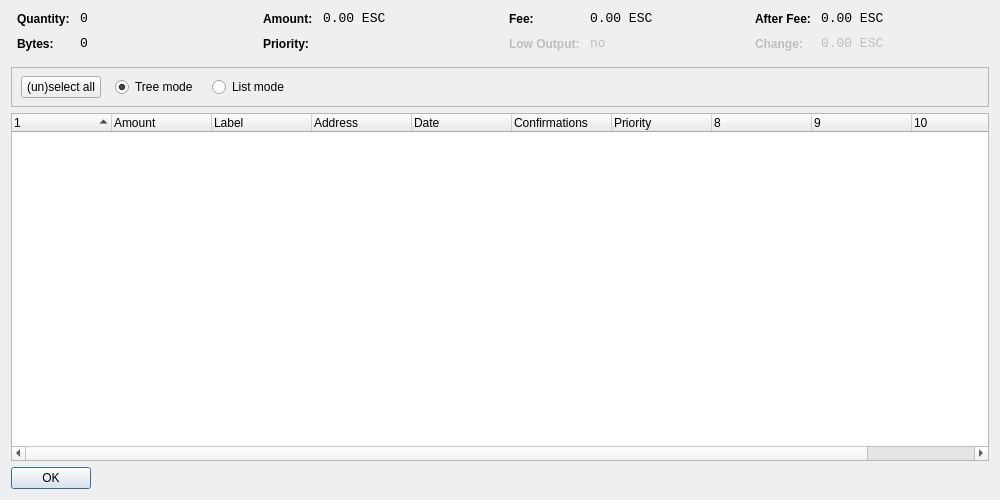
<?xml version="1.0" encoding="UTF-8"?>
<ui version="4.0">
 <class>CoinControlDialog</class>
 <widget class="QDialog" name="CoinControlDialog">
  <property name="geometry">
   <rect>
    <x>0</x>
    <y>0</y>
    <width>1000</width>
    <height>500</height>
   </rect>
  </property>
  <property name="windowTitle">
   <string>Coin Control</string>
  </property>
  <layout class="QVBoxLayout" name="verticalLayout">
   <item>
    <layout class="QHBoxLayout" name="horizontalLayoutTop" stretch="0,0,0,0">
     <property name="topMargin">
      <number>0</number>
     </property>
     <property name="bottomMargin">
      <number>10</number>
     </property>
     <item>
      <layout class="QFormLayout" name="formLayoutCoinControl1">
       <property name="horizontalSpacing">
        <number>10</number>
       </property>
       <property name="verticalSpacing">
        <number>10</number>
       </property>
       <property name="leftMargin">
        <number>6</number>
       </property>
       <property name="rightMargin">
        <number>6</number>
       </property>
       <item row="0" column="0">
        <widget class="QLabel" name="labelCoinControlQuantityText">
         <property name="styleSheet">
          <string notr="true">font-weight:bold;</string>
         </property>
         <property name="text">
          <string>Quantity:</string>
         </property>
        </widget>
       </item>
       <item row="0" column="1">
        <widget class="QLabel" name="labelCoinControlQuantity">
         <property name="font">
          <font>
           <family>Monospace</family>
           <pointsize>10</pointsize>
          </font>
         </property>
         <property name="cursor">
          <cursorShape>IBeamCursor</cursorShape>
         </property>
         <property name="contextMenuPolicy">
          <enum>Qt::ActionsContextMenu</enum>
         </property>
         <property name="text">
          <string notr="true">0</string>
         </property>
         <property name="textInteractionFlags">
          <set>Qt::LinksAccessibleByMouse|Qt::TextSelectableByKeyboard|Qt::TextSelectableByMouse</set>
         </property>
        </widget>
       </item>
       <item row="1" column="0">
        <widget class="QLabel" name="labelCoinControlBytesText">
         <property name="styleSheet">
          <string notr="true">font-weight:bold;</string>
         </property>
         <property name="text">
          <string>Bytes:</string>
         </property>
        </widget>
       </item>
       <item row="1" column="1">
        <widget class="QLabel" name="labelCoinControlBytes">
         <property name="font">
          <font>
           <family>Monospace</family>
           <pointsize>10</pointsize>
          </font>
         </property>
         <property name="cursor">
          <cursorShape>IBeamCursor</cursorShape>
         </property>
         <property name="contextMenuPolicy">
          <enum>Qt::ActionsContextMenu</enum>
         </property>
         <property name="text">
          <string notr="true">0</string>
         </property>
         <property name="textInteractionFlags">
          <set>Qt::LinksAccessibleByMouse|Qt::TextSelectableByKeyboard|Qt::TextSelectableByMouse</set>
         </property>
        </widget>
       </item>
      </layout>
     </item>
     <item>
      <layout class="QFormLayout" name="formLayoutCoinControl2">
       <property name="horizontalSpacing">
        <number>10</number>
       </property>
       <property name="verticalSpacing">
        <number>10</number>
       </property>
       <property name="leftMargin">
        <number>6</number>
       </property>
       <property name="rightMargin">
        <number>6</number>
       </property>
       <item row="0" column="0">
        <widget class="QLabel" name="labelCoinControlAmountText">
         <property name="styleSheet">
          <string notr="true">font-weight:bold;</string>
         </property>
         <property name="text">
          <string>Amount:</string>
         </property>
        </widget>
       </item>
       <item row="0" column="1">
        <widget class="QLabel" name="labelCoinControlAmount">
         <property name="font">
          <font>
           <family>Monospace</family>
           <pointsize>10</pointsize>
          </font>
         </property>
         <property name="cursor">
          <cursorShape>IBeamCursor</cursorShape>
         </property>
         <property name="contextMenuPolicy">
          <enum>Qt::ActionsContextMenu</enum>
         </property>
         <property name="text">
          <string notr="true">0.00 ESC</string>
         </property>
         <property name="textInteractionFlags">
          <set>Qt::LinksAccessibleByMouse|Qt::TextSelectableByKeyboard|Qt::TextSelectableByMouse</set>
         </property>
        </widget>
       </item>
       <item row="1" column="0">
        <widget class="QLabel" name="labelCoinControlPriorityText">
         <property name="styleSheet">
          <string notr="true">font-weight:bold;</string>
         </property>
         <property name="text">
          <string>Priority:</string>
         </property>
        </widget>
       </item>
       <item row="1" column="1">
        <widget class="QLabel" name="labelCoinControlPriority">
         <property name="font">
          <font>
           <family>Monospace</family>
           <pointsize>10</pointsize>
          </font>
         </property>
         <property name="cursor">
          <cursorShape>IBeamCursor</cursorShape>
         </property>
         <property name="contextMenuPolicy">
          <enum>Qt::ActionsContextMenu</enum>
         </property>
         <property name="text">
          <string/>
         </property>
         <property name="textInteractionFlags">
          <set>Qt::LinksAccessibleByMouse|Qt::TextSelectableByKeyboard|Qt::TextSelectableByMouse</set>
         </property>
        </widget>
       </item>
      </layout>
     </item>
     <item>
      <layout class="QFormLayout" name="formLayoutCoinControl3">
       <property name="horizontalSpacing">
        <number>10</number>
       </property>
       <property name="verticalSpacing">
        <number>10</number>
       </property>
       <property name="leftMargin">
        <number>6</number>
       </property>
       <property name="rightMargin">
        <number>6</number>
       </property>
       <item row="0" column="0">
        <widget class="QLabel" name="labelCoinControlFeeText">
         <property name="styleSheet">
          <string notr="true">font-weight:bold;</string>
         </property>
         <property name="text">
          <string>Fee:</string>
         </property>
        </widget>
       </item>
       <item row="0" column="1">
        <widget class="QLabel" name="labelCoinControlFee">
         <property name="font">
          <font>
           <family>Monospace</family>
           <pointsize>10</pointsize>
          </font>
         </property>
         <property name="cursor">
          <cursorShape>IBeamCursor</cursorShape>
         </property>
         <property name="contextMenuPolicy">
          <enum>Qt::ActionsContextMenu</enum>
         </property>
         <property name="text">
          <string notr="true">0.00 ESC</string>
         </property>
         <property name="textInteractionFlags">
          <set>Qt::LinksAccessibleByMouse|Qt::TextSelectableByKeyboard|Qt::TextSelectableByMouse</set>
         </property>
        </widget>
       </item>
       <item row="1" column="0">
        <widget class="QLabel" name="labelCoinControlLowOutputText">
         <property name="enabled">
          <bool>false</bool>
         </property>
         <property name="styleSheet">
          <string notr="true">font-weight:bold;</string>
         </property>
         <property name="text">
          <string>Low Output:</string>
         </property>
        </widget>
       </item>
       <item row="1" column="1">
        <widget class="QLabel" name="labelCoinControlLowOutput">
         <property name="enabled">
          <bool>false</bool>
         </property>
         <property name="font">
          <font>
           <family>Monospace</family>
           <pointsize>10</pointsize>
          </font>
         </property>
         <property name="cursor">
          <cursorShape>IBeamCursor</cursorShape>
         </property>
         <property name="contextMenuPolicy">
          <enum>Qt::ActionsContextMenu</enum>
         </property>
         <property name="text">
          <string notr="true">no</string>
         </property>
         <property name="textInteractionFlags">
          <set>Qt::LinksAccessibleByMouse|Qt::TextSelectableByKeyboard|Qt::TextSelectableByMouse</set>
         </property>
        </widget>
       </item>
      </layout>
     </item>
     <item>
      <layout class="QFormLayout" name="formLayoutCoinControl4">
       <property name="horizontalSpacing">
        <number>10</number>
       </property>
       <property name="verticalSpacing">
        <number>10</number>
       </property>
       <property name="leftMargin">
        <number>6</number>
       </property>
       <property name="rightMargin">
        <number>6</number>
       </property>
       <item row="0" column="0">
        <widget class="QLabel" name="labelCoinControlAfterFeeText">
         <property name="styleSheet">
          <string notr="true">font-weight:bold;</string>
         </property>
         <property name="text">
          <string>After Fee:</string>
         </property>
        </widget>
       </item>
       <item row="0" column="1">
        <widget class="QLabel" name="labelCoinControlAfterFee">
         <property name="font">
          <font>
           <family>Monospace</family>
           <pointsize>10</pointsize>
          </font>
         </property>
         <property name="cursor">
          <cursorShape>IBeamCursor</cursorShape>
         </property>
         <property name="contextMenuPolicy">
          <enum>Qt::ActionsContextMenu</enum>
         </property>
         <property name="text">
          <string notr="true">0.00 ESC</string>
         </property>
         <property name="textInteractionFlags">
          <set>Qt::LinksAccessibleByMouse|Qt::TextSelectableByKeyboard|Qt::TextSelectableByMouse</set>
         </property>
        </widget>
       </item>
       <item row="1" column="0">
        <widget class="QLabel" name="labelCoinControlChangeText">
         <property name="enabled">
          <bool>false</bool>
         </property>
         <property name="styleSheet">
          <string notr="true">font-weight:bold;</string>
         </property>
         <property name="text">
          <string>Change:</string>
         </property>
        </widget>
       </item>
       <item row="1" column="1">
        <widget class="QLabel" name="labelCoinControlChange">
         <property name="enabled">
          <bool>false</bool>
         </property>
         <property name="font">
          <font>
           <family>Monospace</family>
           <pointsize>10</pointsize>
          </font>
         </property>
         <property name="cursor">
          <cursorShape>IBeamCursor</cursorShape>
         </property>
         <property name="contextMenuPolicy">
          <enum>Qt::ActionsContextMenu</enum>
         </property>
         <property name="text">
          <string notr="true">0.00 ESC</string>
         </property>
         <property name="textInteractionFlags">
          <set>Qt::LinksAccessibleByMouse|Qt::TextSelectableByKeyboard|Qt::TextSelectableByMouse</set>
         </property>
        </widget>
       </item>
      </layout>
     </item>
    </layout>
   </item>
   <item>
    <widget class="QFrame" name="frame">
     <property name="minimumSize">
      <size>
       <width>0</width>
       <height>40</height>
      </size>
     </property>
     <property name="frameShape">
      <enum>QFrame::StyledPanel</enum>
     </property>
     <property name="frameShadow">
      <enum>QFrame::Sunken</enum>
     </property>
     <widget class="QWidget" name="horizontalLayoutWidget">
      <property name="geometry">
       <rect>
        <x>10</x>
        <y>0</y>
        <width>781</width>
        <height>41</height>
       </rect>
      </property>
      <layout class="QHBoxLayout" name="horizontalLayoutPanel" stretch="0,0,0,0,0">
       <property name="spacing">
        <number>14</number>
       </property>
       <item>
        <widget class="QPushButton" name="pushButtonSelectAll">
         <property name="sizePolicy">
          <sizepolicy hsizetype="Maximum" vsizetype="Fixed">
           <horstretch>0</horstretch>
           <verstretch>0</verstretch>
          </sizepolicy>
         </property>
         <property name="text">
          <string>(un)select all</string>
         </property>
        </widget>
       </item>
       <item>
        <widget class="QRadioButton" name="radioTreeMode">
         <property name="sizePolicy">
          <sizepolicy hsizetype="Maximum" vsizetype="Fixed">
           <horstretch>0</horstretch>
           <verstretch>0</verstretch>
          </sizepolicy>
         </property>
         <property name="text">
          <string>Tree mode</string>
         </property>
         <property name="checked">
          <bool>true</bool>
         </property>
        </widget>
       </item>
       <item>
        <widget class="QRadioButton" name="radioListMode">
         <property name="sizePolicy">
          <sizepolicy hsizetype="Maximum" vsizetype="Fixed">
           <horstretch>0</horstretch>
           <verstretch>0</verstretch>
          </sizepolicy>
         </property>
         <property name="text">
          <string>List mode</string>
         </property>
        </widget>
       </item>
       <item>
        <spacer name="horizontalSpacer">
         <property name="orientation">
          <enum>Qt::Horizontal</enum>
         </property>
         <property name="sizeHint" stdset="0">
          <size>
           <width>40</width>
           <height>20</height>
          </size>
         </property>
        </spacer>
       </item>
      </layout>
     </widget>
    </widget>
   </item>
   <item>
    <widget class="CoinControlTreeWidget" name="treeWidget">
     <property name="contextMenuPolicy">
      <enum>Qt::CustomContextMenu</enum>
     </property>
     <property name="sortingEnabled">
      <bool>false</bool>
     </property>
     <property name="columnCount">
      <number>11</number>
     </property>
     <attribute name="headerShowSortIndicator" stdset="0">
      <bool>true</bool>
     </attribute>
     <attribute name="headerStretchLastSection">
      <bool>false</bool>
     </attribute>
     <column>
      <property name="text">
       <string/>
      </property>
     </column>
     <column>
      <property name="text">
       <string>Amount</string>
      </property>
     </column>
     <column>
      <property name="text">
       <string>Label</string>
      </property>
     </column>
     <column>
      <property name="text">
       <string>Address</string>
      </property>
     </column>
     <column>
      <property name="text">
       <string>Date</string>
      </property>
     </column>
     <column>
      <property name="text">
       <string>Confirmations</string>
      </property>
      <property name="toolTip">
       <string>Confirmed</string>
      </property>
     </column>
     <column>
      <property name="text">
       <string>Priority</string>
      </property>
     </column>
     <column>
      <property name="text">
       <string/>
      </property>
     </column>
     <column>
      <property name="text">
       <string/>
      </property>
     </column>
     <column>
      <property name="text">
       <string/>
      </property>
     </column>
     <column>
      <property name="text">
       <string/>
      </property>
     </column>
    </widget>
   </item>
   <item>
    <widget class="QDialogButtonBox" name="buttonBox">
     <property name="sizePolicy">
      <sizepolicy hsizetype="Maximum" vsizetype="Fixed">
       <horstretch>0</horstretch>
       <verstretch>0</verstretch>
      </sizepolicy>
     </property>
     <property name="orientation">
      <enum>Qt::Horizontal</enum>
     </property>
     <property name="standardButtons">
      <set>QDialogButtonBox::Ok</set>
     </property>
    </widget>
   </item>
  </layout>
 </widget>
 <customwidgets>
  <customwidget>
   <class>CoinControlTreeWidget</class>
   <extends>QTreeWidget</extends>
   <header>coincontroltreewidget.h</header>
  </customwidget>
 </customwidgets>
 <resources/>
 <connections/>
</ui>
